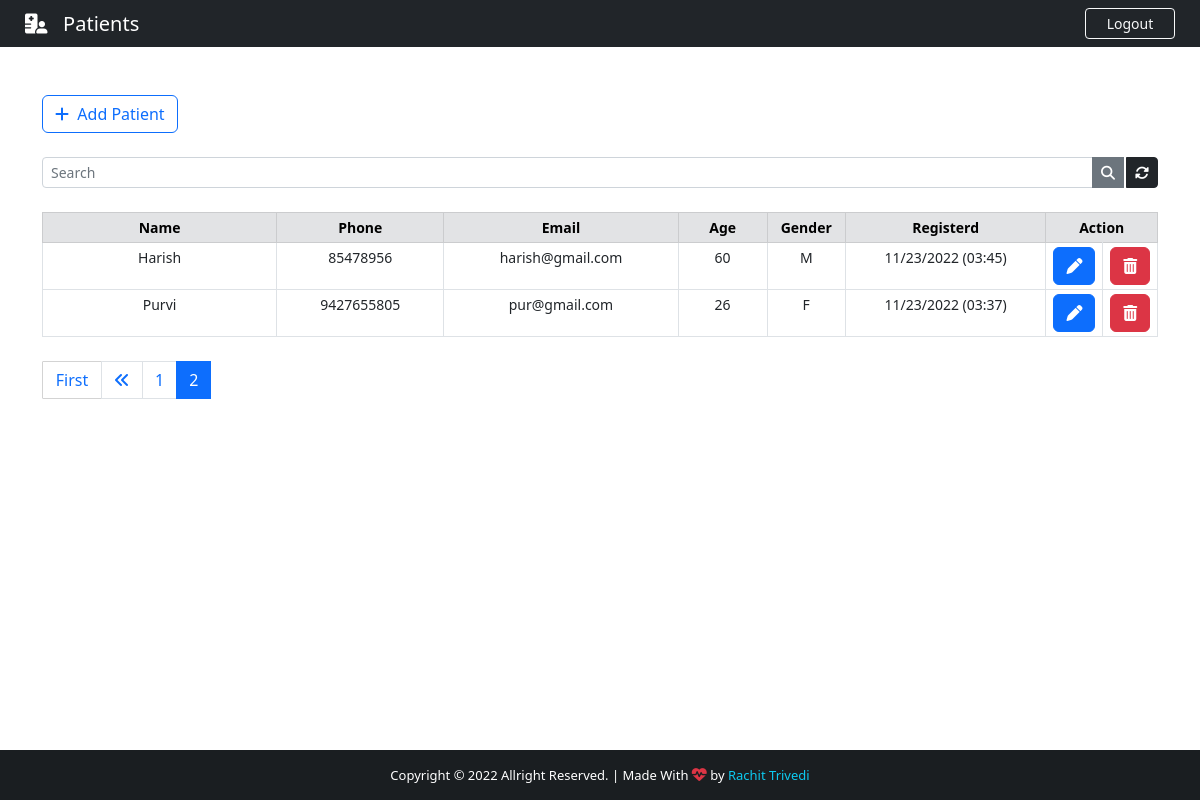
The app's page /backend/?page=2 (signed in) with its own data.
### App/models.py (models this page shows, shortened)
class Patient(models.Model):
    GENDER = {
        ('F', 'F'),
        ('M', 'M'),
    }
    id = models.IntegerField(primary_key=True)
    name = models.CharField(max_length=100)
    phone = models.CharField(max_length=100)
    email = models.CharField(max_length=100)
    age = models.CharField(max_length=100)
    gender = models.CharField(max_length=100, null=True, choices=GENDER)
    note = models.TextField(blank=True)
    created_at = models.DateTimeField(auto_now_add=True)

### App/views.py (the view)
# urls.py: path('backend/', views.backend, name="backend"),
@cache_control(no_cache=True, must_revalidate=True, no_store=True)
@login_required(login_url='login')
def backend(request):
    if 'q' in request.GET:
        q = request.GET['q']
        all_patient_list = Patient.objects.filter(
            Q(name__icontains=q) | Q(phone=q) | Q(email=q) | Q(age=q) | Q(gender=q) | Q(note=q)
        ).order_by('-created_at')
    else:
        all_patient_list = Patient.objects.all().order_by('-created_at')
    paginator = Paginator(all_patient_list, 2)
    page = request.GET.get('page')
    all_patient = paginator.get_page(page)
    return render(request, 'backend.html', {"patients": all_patient})

### App/templates/backend.html (shortened to what this page needs)
{% extends 'base.html' %}
{% block navbar-content %}
    <i class="fa-solid fa-hospital-user"></i>&nbsp;&nbsp; Patients
{% endblock navbar-content %}
{% block nav-btn %}
    <a href="{% url 'logout' %}" class="btn btn-outline-danger text-light border-light btn-sm" id="btn-nav">Logout</a>
{% endblock nav-btn %}
{% block content %}
    <div class="container">
        <br><br>
        <div class="d-flex justify-content-between">
            <a href="{% url 'add_patient' %}" class="btn btn-outline-primary"><i class="fas fa-plus"></i>&nbsp;&nbsp;Add Patient</a>
        </div>
        <form action="">
            <div class="input-group input-group-sm mb-3 mt-4">
                <input name="q" type="text" class="form-control" placeholder="Search" value="{{ request.GET.q }}">
                <button class="btn btn-secondary"><i class="fas fa-search"></i></button>
                <a href="{% url 'backend' %}" class="btn btn-dark" style="margin-left: 2px;"><i class="fas fa-sync-alt"></i></a>
            </div>
        </form>
        <center>
            <table class="table table-bordered table-sm mt-4" style="text-align: center; font-size: 14px;">
                <thead class="table-secondary">
                    <tr>
                        <th style="width: 21%;">Name</th>
                        <th style="width: 15%;">Phone</th>
                        <th style="width: 21%;">Email</th>
                        <th style="width: 8%;">Age</th>
                        <th style="width: 7%;">Gender</th>
                        <th style="width: 18%;">Registerd</th>
                        <th style="width: 10%;" colspan="2">Action</th>
                    </tr>
                </thead>
                {% for patient in patients %}
                <tr>
                    <td>{{ patient.name }}</td>
                    <td>{{ patient.phone }}</td>
                    <td>{{ patient.email }}</td>
                    <td>{{ patient.age }}</td>
                    <td>{{ patient.gender }}</td>
                    <td>{{ patient.created_at | date:'m/d/Y (H:i)' }}</td>
                    <td>
                        <a href="/patient/{{ patient.id }}" class="btn btn-primary" title="Edit Patient">
                        <i class="fas fa-pen"></i>
                        </a>
                    </td>
                    <td>
                        <a href="/delete_patient/{{ patient.id }}" class="btn btn-danger" title="Delete Patient">
                            <i class="fas fa-trash-alt"></i>
                        </a>
                    </td>
                </tr>
                {% endfor %}
            </table>
        </center>
        <nav class="mt-4" aria-label="Page Navigation">
            {% if patients.has_other_pages %}
            <ul class="pagination justify-content-left">
                {% if patients.has_previous %}
                <a href="?page=1" class="btn btn-outline-primary mb-4" style="width: 60px; border-radius: 1px; border: 1px solid #d3d3d3;">First</a>
                <li class="page-item"><a href="?page={{ patients.previous_page_number }}" class="page-link"><i class="fas fa-angle-double-left"></i></a></li>
                {% else %}
                <li class="page-item disabled"></li>
                {% endif %}
                {% for i in patients.paginator.page_range %}
                {% if patients.number == i %}
                <li class="page-item active"><span class="page-link">{{ i }}</span></li>
                {% else %}
                <li class="page-item"><a href="?page={{ i }}" class="page-link">{{ i }}</a></li>
                {% endif %}
                {% endfor %}
            </ul>
            {% endif %}
        </nav>
    </div>
{% endblock content %}

### App/static/css/style.css (style rules this page uses)
html, body { height: 100%; margin: 0; max-width: 100%; overflow: hidden; }
#btn-nav { width: 90px; float: right; margin-right: 25px; }

### records on screen
Patient: name "Harish", phone "85478956", email "harish@gmail.com", age "60", gender "M", created_at "11/23/2022 (03:45)"
Patient: name "Purvi", phone "9427655805", email "pur@gmail.com", age "26", gender "F", created_at "11/23/2022 (03:37)"

### other values on screen
{{ i }} "1"
{{ i }} "2"
